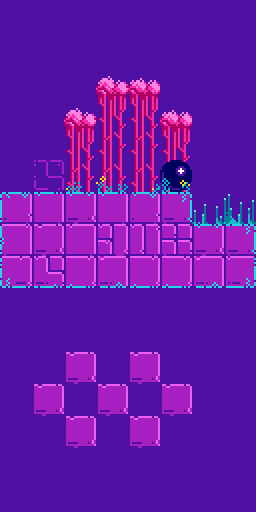

A level layout from a 2D game, rendered from its tile map. Below: a short description, then the map file with its tile-grid data intact:
An orthogonal 8x16 tile map with 32x32 px tiles, 6 tile layers (ground, back, gems, mines, ...), 1 hidden layer not drawn.

<map version="1.2" tiledversion="1.3.1" orientation="orthogonal" renderorder="right-down" compressionlevel="0" width="8" height="16" tilewidth="32" tileheight="32" infinite="0" backgroundcolor="#5010a3" nextlayerid="14" nextobjectid="3">
 <editorsettings>
  <chunksize width="32" height="32" />
  <export target="level-01.json" format="json" />
 </editorsettings>
 <tileset firstgid="1" source="world.tsx" />
 <layer id="8" name="ground" width="8" height="16">
  <properties>
   <property name="sprite" type="bool" value="false" />
  </properties>
  <data encoding="csv">
0,0,0,0,0,0,0,0,
0,0,0,0,0,0,0,0,
0,0,0,0,0,0,0,0,
0,0,0,0,0,0,0,0,
0,0,0,0,0,0,0,0,
0,0,0,0,0,0,0,0,
31,33,32,33,34,35,0,0,
41,2,3,12,13,14,32,35,
51,52,53,54,53,53,54,55,
0,0,0,0,0,0,0,0,
0,0,0,0,0,0,0,0,
0,0,2,0,2,0,0,0,
0,2,0,2,0,2,0,0,
0,0,2,0,2,0,0,0,
0,0,0,0,0,0,0,0,
0,0,0,0,0,0,0,0
</data>
 </layer>
 <layer id="10" name="back" width="8" height="16">
  <properties>
   <property name="sprite" type="bool" value="false" />
  </properties>
  <data encoding="csv">
0,0,0,0,0,0,0,0,
0,0,0,0,0,0,0,0,
0,0,0,8,9,0,0,0,
0,0,8,18,18,9,0,0,
0,0,18,28,28,18,0,0,
0,0,28,29,29,28,0,0,
0,0,0,0,0,0,0,0,
0,0,0,0,0,0,0,0,
0,0,0,0,0,0,0,0,
0,0,0,0,0,0,0,0,
0,0,0,0,0,0,0,0,
0,0,0,0,0,0,0,0,
0,0,0,0,0,0,0,0,
0,0,0,0,0,0,0,0,
0,0,0,0,0,0,0,0,
0,0,0,0,0,0,0,0
</data>
 </layer>
 <layer id="12" name="gems" width="8" height="16">
  <properties>
   <property name="sprite" type="bool" value="true" />
  </properties>
  <data encoding="csv">
0,0,0,0,0,0,0,0,
0,0,0,0,0,0,0,0,
0,0,0,0,0,0,0,0,
0,0,0,0,0,0,0,0,
0,0,0,0,0,0,0,0,
0,0,0,0,0,0,0,0,
0,0,0,0,0,0,0,0,
0,0,0,0,0,0,0,0,
0,0,0,0,0,0,0,0,
0,0,0,0,0,0,0,0,
0,0,0,0,0,0,0,0,
0,0,0,0,0,0,0,0,
0,0,0,0,0,0,0,0,
0,0,0,0,0,0,0,0,
0,0,0,0,0,0,0,0,
0,0,0,0,0,0,0,0
</data>
 </layer>
 <layer id="5" name="mines" width="8" height="16">
  <properties>
   <property name="sprite" type="bool" value="true" />
  </properties>
  <data encoding="csv">
0,0,0,0,0,0,0,0,
0,0,0,0,0,0,0,0,
0,0,0,0,0,0,0,0,
0,0,0,0,0,0,0,0,
0,0,0,0,0,0,0,0,
0,0,0,0,0,86,0,0,
0,0,0,0,0,0,0,0,
0,0,0,0,0,0,0,0,
0,0,0,0,0,0,0,0,
0,0,0,0,0,0,0,0,
0,0,0,0,0,0,0,0,
0,0,0,0,0,0,0,0,
0,0,0,0,0,0,0,0,
0,0,0,0,0,0,0,0,
0,0,0,0,0,0,0,0,
0,0,0,0,0,0,0,0
</data>
 </layer>
 <layer id="13" name="enemies" width="8" height="16" visible="0">
  <properties>
   <property name="sprite" type="bool" value="true" />
  </properties>
  <data encoding="csv">
0,0,0,0,0,0,0,0,
0,0,0,0,0,0,0,0,
0,0,0,0,0,0,0,0,
0,0,0,0,0,0,0,0,
0,0,0,0,0,0,0,0,
0,0,0,0,0,0,0,0,
0,0,0,0,0,0,0,0,
0,0,0,0,0,0,0,0,
0,0,0,0,0,0,0,0,
0,0,0,0,0,0,0,0,
0,0,0,0,0,0,0,0,
0,0,0,0,0,0,0,0,
0,0,0,0,0,0,0,0,
0,0,0,0,0,0,0,0,
0,0,0,0,0,0,0,0,
0,0,0,0,0,0,0,0
</data>
 </layer>
 <layer id="9" name="player" width="8" height="16">
  <properties>
   <property name="sprite" type="bool" value="true" />
  </properties>
  <data encoding="csv">
0,0,0,0,0,0,0,0,
0,0,0,0,0,0,0,0,
0,0,0,0,0,0,0,0,
0,0,0,0,0,0,0,0,
0,0,0,0,0,0,0,0,
0,71,0,0,0,0,0,0,
0,0,0,0,0,0,0,0,
0,0,0,0,0,0,0,0,
0,0,0,0,0,0,0,0,
0,0,0,0,0,0,0,0,
0,0,0,0,0,0,0,0,
0,0,0,0,0,0,0,0,
0,0,0,0,0,0,0,0,
0,0,0,0,0,0,0,0,
0,0,0,0,0,0,0,0,
0,0,0,0,0,0,0,0
</data>
 </layer>
 <layer id="11" name="front" width="8" height="16">
  <properties>
   <property name="sprite" type="bool" value="false" />
  </properties>
  <data encoding="csv">
0,0,0,0,0,0,0,0,
0,0,0,0,0,0,0,0,
0,0,0,0,0,0,0,0,
0,0,0,0,0,0,0,0,
0,0,0,0,0,0,0,0,
0,0,36,37,38,39,0,0,
0,0,0,0,0,0,66,67,
0,0,0,0,0,0,0,0,
0,0,0,0,0,0,0,0,
0,0,0,0,0,0,0,0,
0,0,0,0,0,0,0,0,
0,0,0,0,0,0,0,0,
0,0,0,0,0,0,0,0,
0,0,0,0,0,0,0,0,
0,0,0,0,0,0,0,0,
0,0,0,0,0,0,0,0
</data>
 </layer>
</map>